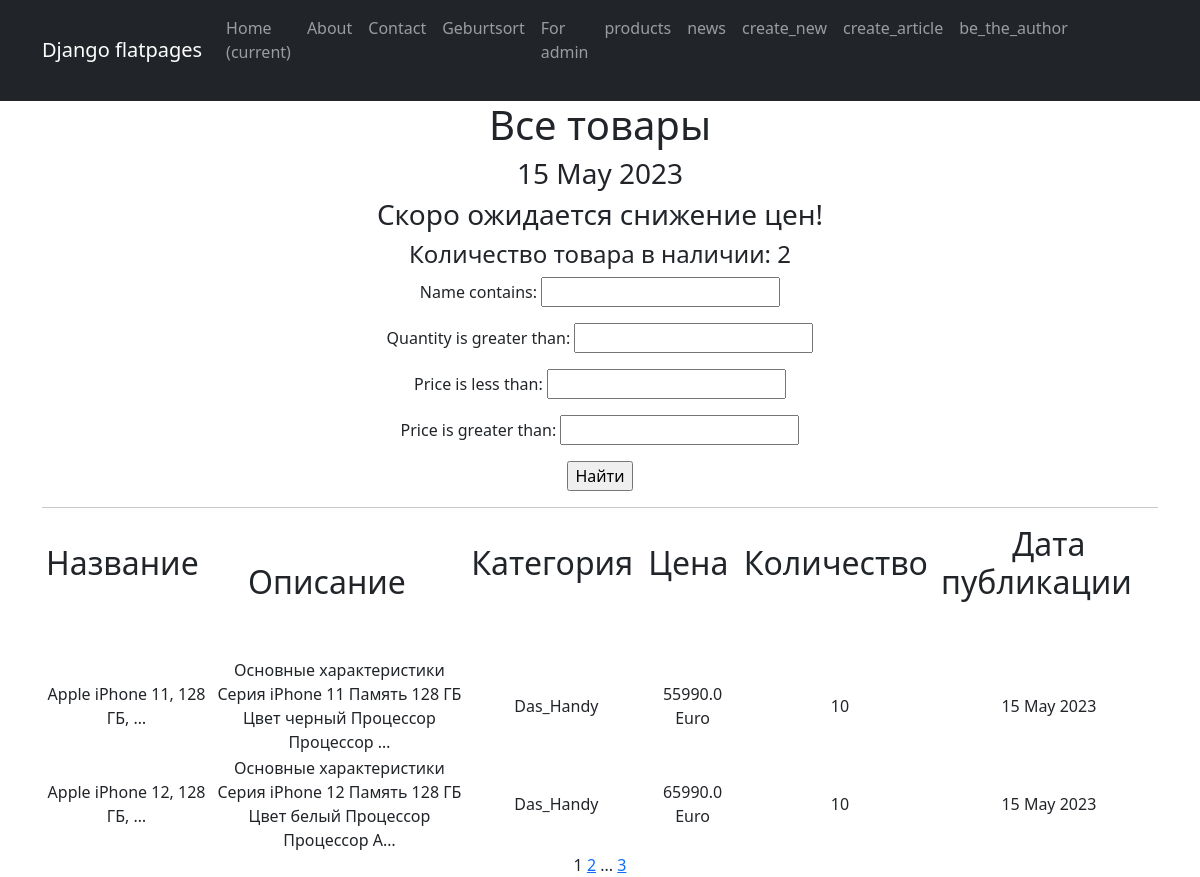
The page / on the database its author committed.
### simpleapp/models.py (models this page shows, shortened)
class Product(models.Model):
    name = models.CharField(max_length=50, unique=True)   # названия товаров не должны повторяться
    description = models.TextField()
    quantity = models.IntegerField(validators=[MinValueValidator(0)])   # поле категории будет ссылаться на
    category = models.ForeignKey(to='Category', on_delete=models.CASCADE, related_name='products')  # все продукты в
    price = models.FloatField(validators=[MinValueValidator(0.0)])

class Category(models.Model):
    name = models.CharField(max_length=100, unique=True)

### simpleapp/views.py (the view)
# urls.py: path('', ProductsList.as_view()),   # если нам нужно создавать статью и новость отдельно, универсальный
class ProductsList(ListView):
    model = Product
    ordering = 'name'  # сортировка по расположению в порядке возрастания, или убывания '-name'
    template_name = 'flatpages/products.html'
    context_object_name = 'products'
    paginate_by = 2  # вот так мы можем указать количество записей на странице
    def __init__(self):
        self.filterset = None
    def get_queryset(self):
        queryset = super().get_queryset()
        self.filterset = ProductFilter(self.request.GET, queryset)
        return self.filterset.qs
    def get_context_data(self, **kwargs):
        context = super().get_context_data(**kwargs)
        context['time_now'] = datetime.utcnow()
        context['next_sale'] = 'Скоро ожидается снижение цен!'
        context['filterset'] = self.filterset
        return context

### simpleapp/templatetags/custom_filters.py (called while the page is built)
@register.filter()
def currency(value, code='rub'):
    postfix = CURRENCIES_SYMBOLS[code]
    return f'{value} {postfix}'

### simpleapp/templatetags/custom_tags.py (called while the page is built)
@register.simple_tag()
def current_time(format_string='%d %b %Y'):
    return datetime.utcnow().strftime(format_string)

@register.simple_tag(takes_context=True)
def url_replace(context, **kwargs):
    d = context['request'].GET.copy()
    for k, v in kwargs.items():
        d[k] = v
    return d.urlencode()

### templates/flatpages/products.html (shortened to what this page needs)
{% extends 'flatpages/default.html' %}
{% load custom_filters %}
{% load custom_tags %}
{% block content %}
   <h1>Все товары</h1>
   <h3>{% current_time '%d %b %Y' %}</h3>
   <h3> {{ next_sale|default_if_none:"Чуть позже сообщим о распродаже!" }} </h3>
   <tr>
   <h4>Количество товара в наличии: {{ products|length }}</h4>
   </tr>
   <form action="" method="get">
       {{ filterset.form.as_p }}
       <input type="submit" value="Найти" />
   </form>
   <hr>
   {% if products %}
       <table>
           <tr>
               <td><h2><p style="text-align: center;"> Название&nbsp; &nbsp; &nbsp; </p></h2></td>
               <td><h2><p style="text-align: center;"> Описание&nbsp; &nbsp; </p></h2></td>
               <td><h2><p style="text-align: center;"> Категория&nbsp; &nbsp; &nbsp; </p></h2></td>
               <td><h2><p style="text-align: center;"> Цена&nbsp; &nbsp; &nbsp; </p></h2></td>
               <td><h2><p style="text-align: center;"> Количество&nbsp; &nbsp; &nbsp; </p></h2></td>
               <td><h2><p style="text-align: center;"> Дата публикации&nbsp; &nbsp; &nbsp; </p></h2></td>
           </tr>
            {% for product in products %}
            <tr>
              <td>{{ product.name|truncatewords:5 }}</td>
              <td>{{ product.description|truncatechars:100}}</td>
              <td>{{ product.category.name }}</td>
              <td>{{ product.price|currency:"euro" }}</td>
              <td>{{ product.quantity }}</td>
              <td>{{ time_now|date:'d M Y' }}</td>
            </tr>
            {% endfor %}
       </table>
   {% else %}
       <h2>Товаров нет!</h2>
   {% endif %}
   {{ page_obj.number }}
   {% if page_obj.has_next %}
       <a href="?{% url_replace page=page_obj.next_page_number %}">{{ page_obj.next_page_number }}</a>
       {% if paginator.num_pages != page_obj.next_page_number %}
           ...
           <a href="?{% url_replace page=page_obj.paginator.num_pages %}">{{ page_obj.paginator.num_pages }}</a>
       {% endif %}
   {% endif %}
{% endblock content %}

### templates/flatpages/default.html (shortened to what this page needs)
<!DOCTYPE html>
<html lang="en">
    <head>
        {% load static %}
        <link href="{% static 'css/styles.css' %}" rel="stylesheet" />
    </head>
    <body>
        <nav class="navbar navbar-expand-lg navbar-dark bg-dark static-top">
           <div class="container">
               <a class="navbar-brand" href="#">Django flatpages</a>
               <div class="collapse navbar-collapse" id="navbarResponsive">
                   <ul class="navbar-nav ml-auto">
                       <li class="nav-item active">
                   <a class="nav-link" href="#">Home
                       <span class="sr-only">(current)</span>
                   </a>
               </li>
                       <li class="nav-item">
                           <a class="nav-link" href="/about/">About</a>
                       </li>
                       <li class="nav-item">
                           <a class="nav-link" href="/contacts/">Contact</a>
                       </li>
                       <li class="nav-item">
                           <a class="nav-link" href="/geburtsort/">Geburtsort</a>
                       </li>
                       <li class="nav-item">
                           <a class="nav-link" href="/namen/">For admin</a>
                       </li>
                       <li class="nav-item">
                           <a class="nav-link" href="http://127.0.0.1:8000/">products</a>
                       </li>
                       <li class="nav-item">
                           <a class="nav-link" href="/post/">news</a>
                       </li>
                       <li class="nav-item">
                           <a class="nav-link" href="/post/new/create/">create_new</a>
                       </li>
                       <li class="nav-item">
                           <a class="nav-link" href="/post/article/create/">create_article</a>
                       </li>
                       <li class="nav-item">
                           <a class="nav-link" href="/profile/">be_the_author</a>
                       </li>
                            <h2>Статей нет!</h2>
                   </ul>
               </div>
           </div>
        </nav>
        <div class="container">
            <div class="row">
                <div class="col-lg-12 text-center">
                {% block content %}{% endblock content %}
                </div>
            </div>
        </div>
    </body>
</html>

### rows shown on the page
Product: name "Apple iPhone 11, 128 ГБ, …", description "Основные характеристики Серия iPhone 11 Память 128 ГБ Цвет черный Процессор Процессор …", category.name "Das_Handy", price "55990.0 Euro", quantity "10", time_now "15 May 2023"
Product: name "Apple iPhone 12, 128 ГБ, …", description "Основные характеристики Серия iPhone 12 Память 128 ГБ Цвет белый Процессор Процессор A…", category.name "Das_Handy", price "65990.0 Euro", quantity "10", time_now "15 May 2023"

### other values the page prints
{{ next_sale|default_if_none:"Чуть позже сообщим о распродаже!" }} "Скоро ожидается снижение цен!"
{{ products|length }} "2"
{{ page_obj.number }} "1"
{{ page_obj.next_page_number }} "2"
{{ page_obj.paginator.num_pages }} "3"
